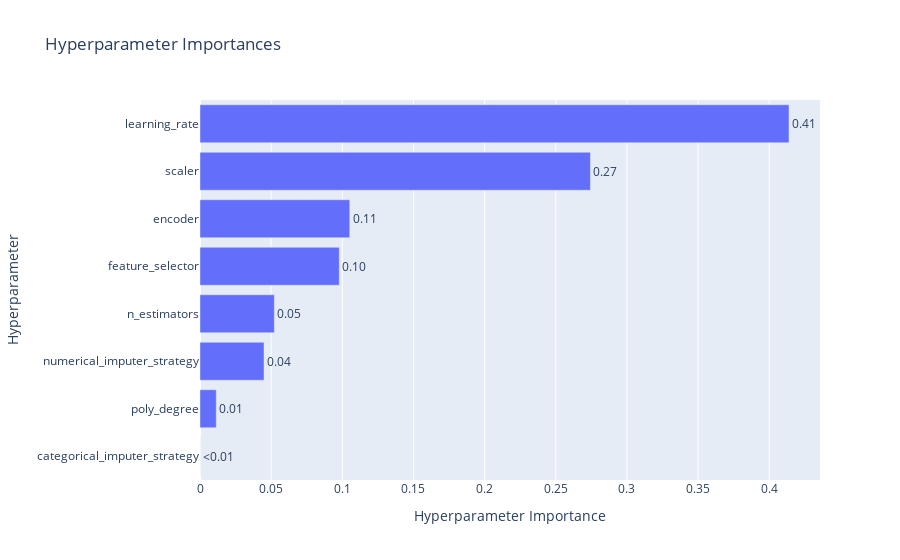

The cell this chart's notebook holds for it:
### Code cell
ov.plot_param_importances(AdaBoostRegressor_study)

### Figure 1 — Plotly figure (JSON) as saved in the notebook; plotly's stock layout.template omitted (floating-point values rounded to 4 significant figures)
{"data": [{"cliponaxis": false, "hovertemplate": ["categorical_imputer_strategy (CategoricalDistribution): 6.663323718903912e-06<extra></extra>", "poly_degree (IntDistribution): 0.011417078559230714<extra></extra>", "numerical_imputer_strategy (CategoricalDistribution): 0.04498163501997249<extra></extra>", "n_estimators (IntDistribution): 0.05224252976898471<extra></extra>", "feature_selector (CategoricalDistribution): 0.09786950822696633<extra></extra>", "encoder (CategoricalDistribution): 0.10525125600576363<extra></extra>", "scaler (CategoricalDistribution): 0.2743476111415645<extra></extra>", "learning_rate (FloatDistribution): 0.4138837179537985<extra></extra>"], "name": "Objective Value", "orientation": "h", "text": ["<0.01", "0.01", "0.04", "0.05", "0.10", "0.11", "0.27", "0.41"], "textposition": "outside", "type": "bar", "x": [6.663e-06, 0.01142, 0.04498, 0.05224, 0.09787, 0.1053, 0.2743, 0.4139], "y": ["categorical_imputer_strategy", "poly_degree", "numerical_imputer_strategy", "n_estimators", "feature_selector", "encoder", "scaler", "learning_rate"]}], "layout": {"title": {"text": "Hyperparameter Importances"}, "xaxis": {"title": {"text": "Hyperparameter Importance"}}, "yaxis": {"title": {"text": "Hyperparameter"}}}}
